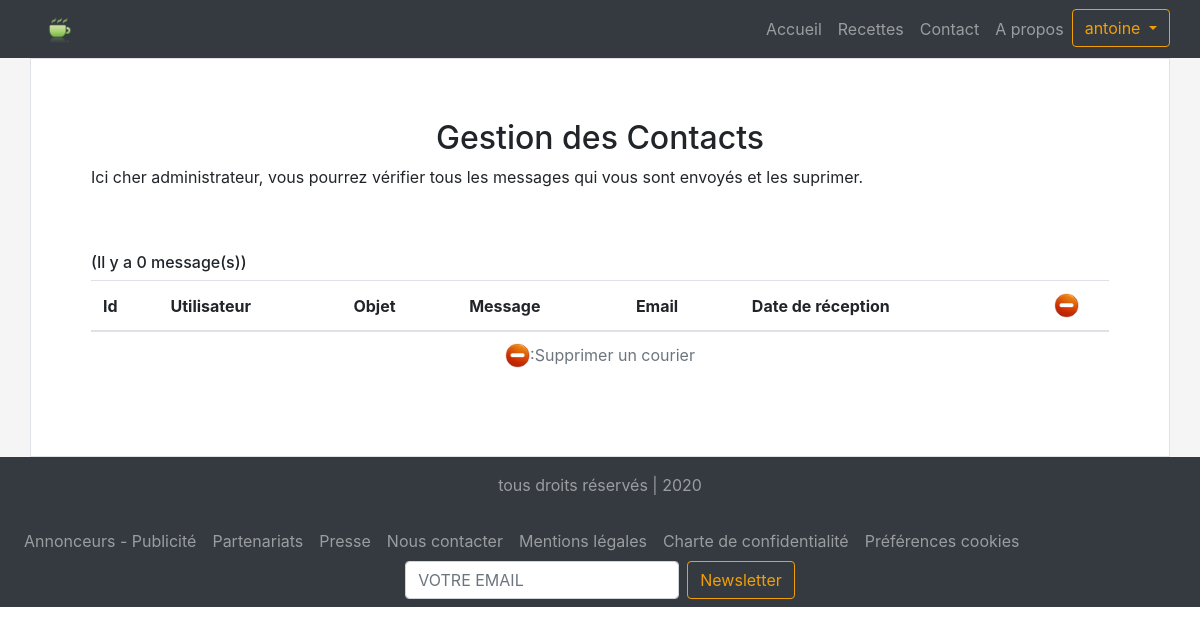
The page /admin-contact.php (signed in) on the database as committed earlier.
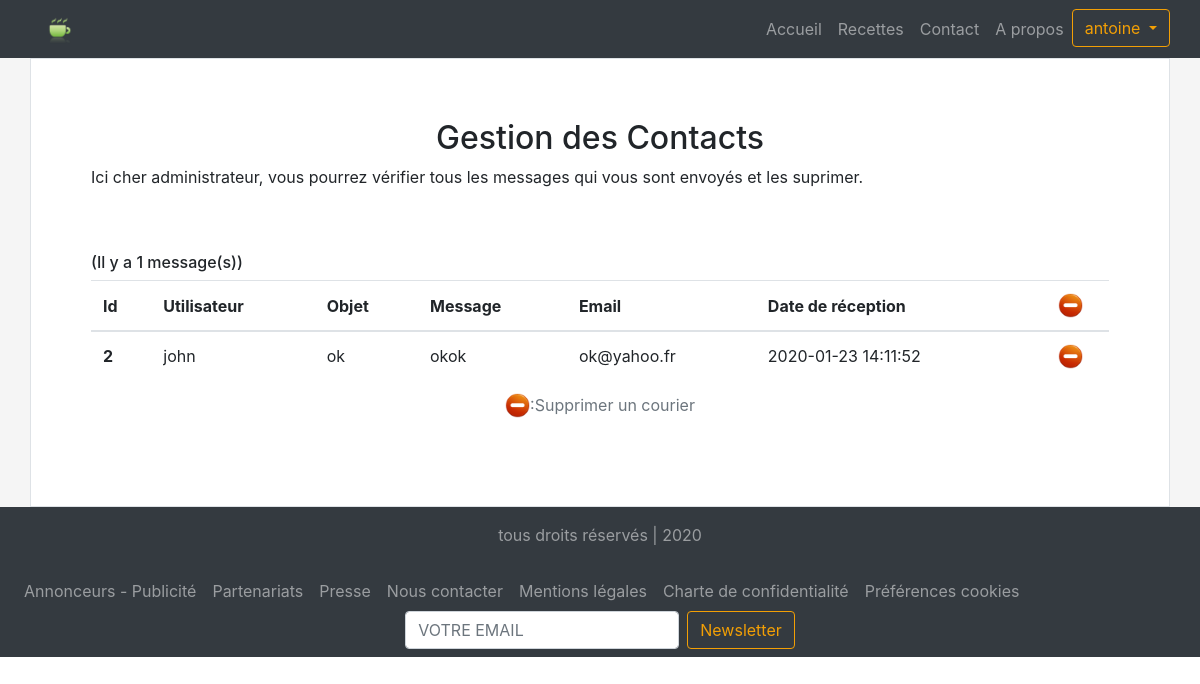
The same page on the database as committed later.
### tables this page shows
CREATE TABLE `rp_contact` (
  `con_id` int(11) NOT NULL,
  `con_sujet` varchar(255) DEFAULT NULL,
  `con_text` varchar(255) DEFAULT NULL,
  `con_email` varchar(70) DEFAULT NULL,
  `con_date` datetime DEFAULT NULL,
  `con_nom` varchar(25) DEFAULT NULL
);

### private/model/fonctions-model.php (called while the page is built, shortened)
<?php
function compterLigneSQL ($nomTable, $nomColonne="", $valeurColonne="")
{
    $clauseWhere = "";
    $tabAssoColonneValeur = [ ];
    $requetePrepareeSQL =
<<<CODESQL
SELECT count(*) as NbLigne
FROM `$nomTable`
$clauseWhere
CODESQL;
    $objetPDOStatement = envoyerRequeteSQL($requetePrepareeSQL, $tabAssoColonneValeur);
    $nbLigne = $objetPDOStatement->fetchColumn();
    return $nbLigne;
}
function lireTableSQLAll ($nomTable)
{
    $requetePrepareeSQL =
<<<CODESQL
SELECT *
FROM `$nomTable`
CODESQL;
    $tabAssoColonneValeur = [];
    $objetPDOStatement = envoyerRequeteSQL($requetePrepareeSQL, $tabAssoColonneValeur);
    return $objetPDOStatement;
}
function envoyerRequeteSQL ($requetePrepareeSQL, $tabAssoColonneValeur)
{
    $userSQL     = "root";
    $passwordSQL = "";
    $hostSQL     = "localhost";
    $databaseSQL = "";
    $tabParamProjet = lireParametreProjet();
    extract($tabParamProjet);
    $dsn = "mysql:localhost=$hostSQL;dbname=$databaseSQL;charset=utf8";
    $objetPDO = new PDO($dsn, $userSQL, $passwordSQL);
    $objetPDO -> setAttribute(PDO::ATTR_ERRMODE, PDO::ERRMODE_WARNING);
    $objetPDOStatement = $objetPDO->prepare($requetePrepareeSQL);
    $objetPDOStatement->execute($tabAssoColonneValeur);
    $objetPDOStatement->monLastInsertId = $objetPDO->lastInsertId();
    $objetPDOStatement->setFetchMode(PDO::FETCH_ASSOC);
    return $objetPDOStatement;
}

### private/view/section-admin-contact.php (the view)
<div class="container template border">
    <section>
        <h2 class="text-center">Gestion des Contacts</h2>
        <p>Ici cher administrateur, vous pourrez vérifier tous les messages qui vous sont envoyés et les suprimer.</p>
        <br><br>
    </section>
        <?php
            $nbLigne = compterLigneSQL("rp_contact");
        ?>
    <section>
        <h6>(Il y a <?php echo $nbLigne ?> message(s))</h6>
        <div class="table-container">
            <?php
                $listeLigne = lireTableSQLAll("rp_contact");
                    echo
                        <<<CODEHTML
                            <table class="table table-hover">
                                <caption>
                                    <div class='row justify-content-center'>
                                        <img src="assets/galerie/45515.png" class="img-fluid d-block" width="25px" alt="supprimer un courier"> :Supprimer un courier
                                    </div>
                                </caption>
                                <thead>
                                    <tr>
                                        <th scope="col">Id</th>
                                        <th scope="col">Utilisateur</th>
                                        <th scope="col">Objet</th>
                                        <th scope="col">Message</th>
                                        <th scope="col">Email</th>
                                        <th scope="col">Date de réception</th>
                                        <th scope="col"><img src="assets/galerie/45515.png" class="img-fluid rounded mx-auto d-block" width="25px" alt="supprimer un courier"></th>
                                    <tr>
                                </thead>
                            <tbody>
                        CODEHTML;
                    foreach($listeLigne as $tabLigne){
                        extract($tabLigne);
                        echo
                            <<<CODEHTML
                                <tr>
                                    <th scope="col">$con_id</th>
                                    <td> $con_nom </td>
                                    <td>$con_sujet</td>
                                    <td>$con_text</td>
                                    <td>$con_email</td>
                                    <td>$con_date</td>
                                    <td><a href="?identifiantFormulaire=contact-delete&con_id=$con_id">
                                        <img src="assets/galerie/45515.png" class="img-fluid rounded mx-auto d-block" width="25px" alt="supprimer le message" title="supprimer le message"></a></td>
                                    </tr>
                                CODEHTML;
                    }
            ?>
                </tbody>
            </table>
        </div>
    </section>
</div>

Rows that differ between the two databases and show on the page:
added rp_contact: con_id "2", con_nom "john", con_sujet "ok", con_text "okok", con_email "ok@yahoo.fr", con_date "2020-01-23 14:11:52"
Other text that changed with them:
$nbLigne: "0" → "1"
